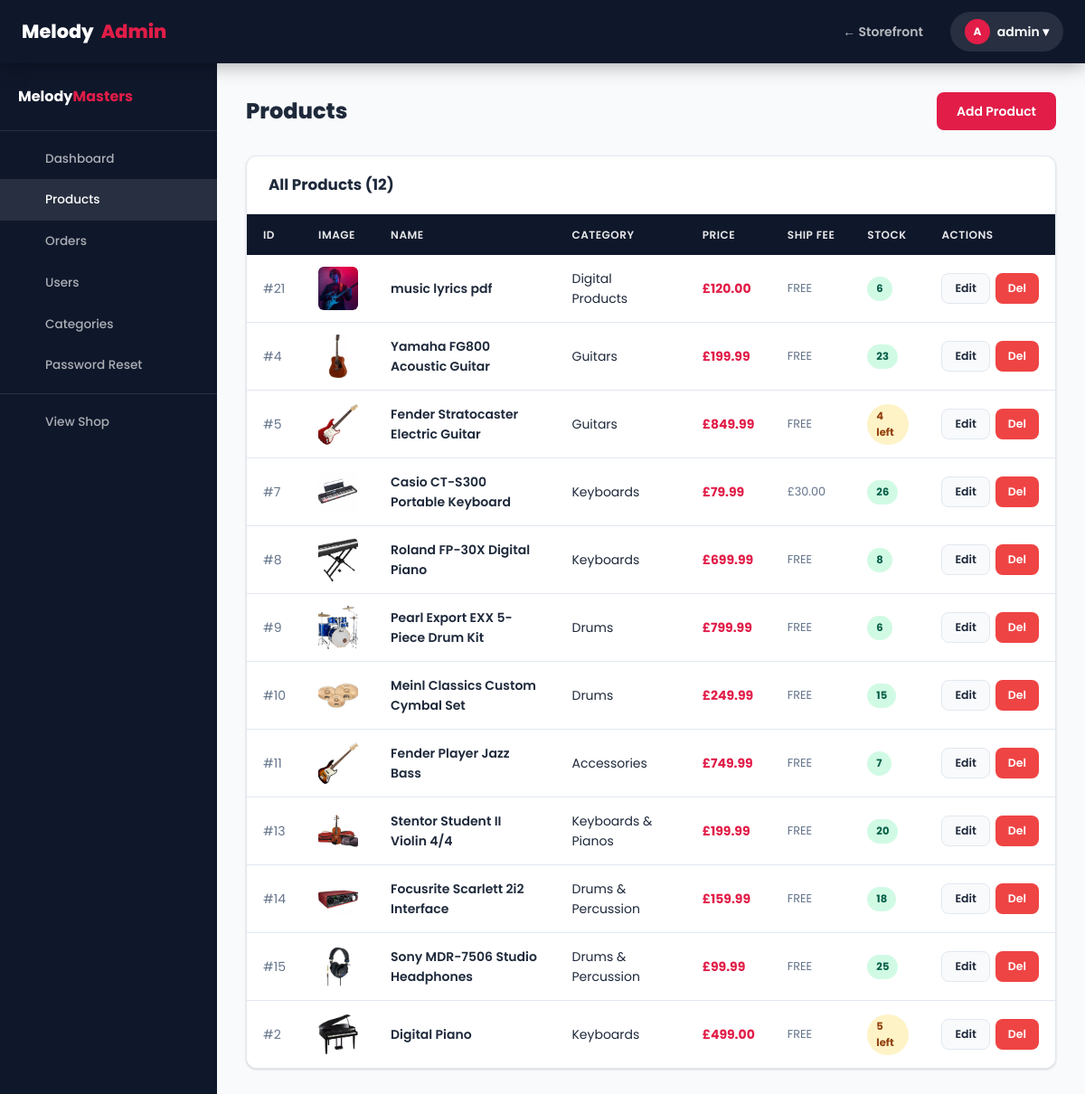
/admin/manage_products.php (signed in), run on the app's committed database.
### tables this page shows
CREATE TABLE `products` (
  `id` int(11) NOT NULL,
  `category_id` int(11) DEFAULT NULL,
  `name` varchar(150) NOT NULL,
  `description` text DEFAULT NULL,
  `price` decimal(10,2) NOT NULL,
  `shipping_cost` decimal(10,2) DEFAULT 0.00,
  `stock` int(11) DEFAULT 0,
  `image` varchar(255) DEFAULT NULL,
  `created_at` timestamp NOT NULL DEFAULT current_timestamp(),
  `product_type` enum('physical','digital') NOT NULL DEFAULT 'physical',
  `digital_file` varchar(255) DEFAULT NULL
);

CREATE TABLE `categories` (
  `id` int(11) NOT NULL,
  `name` varchar(100) NOT NULL
);

### includes/functions.php (called while the page is built, shortened)
<?php
function sanitize(string $data): string {
    return htmlspecialchars(strip_tags(trim($data)), ENT_QUOTES, 'UTF-8');
}
function formatPrice(float $price): string {
    return '£' . number_format($price, 2);
}

### admin/manage_products.php (the view, shortened to what this page needs)
<?php
require_once '../includes/functions.php';
$products = $conn->query(
    "SELECT p.*, c.name AS cat_name FROM products p
     LEFT JOIN categories c ON c.id=p.category_id
     ORDER BY p.created_at DESC"
);
require_once 'includes/admin_header.php';
?>
<div class="admin-header-bar">
  <h1 class="admin-title"> Products</h1>
  <a href="<?php echo BASE_URL; ?>/admin/manage_products.php?action=add"
     class="btn btn-primary"> Add Product</a>
</div>
<div class="card">
  <div class="card-header">
    <span class="card-title">All Products (<?php echo $products->num_rows; ?>)</span>
  </div>
  <div class="table-wrap" style="box-shadow:none;border-radius:0;">
    <table>
      <thead>
        <tr>
          <th>ID</th><th>Image</th><th>Name</th><th>Category</th>
          <th>Price</th><th>Ship Fee</th><th>Stock</th><th>Actions</th>
        </tr>
      </thead>
      <tbody>
        <?php while ($p = $products->fetch_assoc()): ?>
          <tr>
            <td style="color:var(--muted);">#<?php echo $p['id']; ?></td>
            <td>
              <?php if ($p['image'] && file_exists(UPLOAD_DIR . $p['image'])): ?>
                <img src="<?php echo UPLOAD_URL . htmlspecialchars($p['image']); ?>"
                     style="width:48px;height:48px;object-fit:cover;border-radius:6px;">
              <?php else: ?>
                <span style="font-size:1.8rem;">🎵</span>
              <?php endif; ?>
            </td>
            <td>
              <a href="<?php echo BASE_URL; ?>/product.php?id=<?php echo $p['id']; ?>"
                 target="_blank" style="font-weight:600;"><?php echo sanitize($p['name']); ?></a>
            </td>
            <td><?php echo sanitize($p['cat_name'] ?? '—'); ?></td>
            <td style="font-weight:700;color:var(--accent);"><?php echo formatPrice($p['price']); ?></td>
            <td style="font-size:.8rem;color:var(--muted);"><?php echo $p['shipping_cost'] > 0 ? formatPrice($p['shipping_cost']) : 'FREE'; ?></td>
            <td>
              <?php if ($p['stock'] == 0): ?>
                <span class="badge badge-cancelled">Out of Stock</span>
              <?php elseif ($p['stock'] <= 5): ?>
                <span class="badge badge-pending"><?php echo $p['stock']; ?> left</span>
              <?php else: ?>
                <span class="badge badge-paid"><?php echo $p['stock']; ?></span>
              <?php endif; ?>
            </td>
            <td>
              <div style="display:flex;gap:6px;">
                <a href="?action=edit&id=<?php echo $p['id']; ?>" class="btn btn-ghost btn-sm"> Edit</a>
                <a href="?action=delete&id=<?php echo $p['id']; ?>"
                   class="btn btn-danger btn-sm"
                   onclick="return confirm('Delete this product? This cannot be undone.')"> Del</a>
              </div>
            </td>
          </tr>
        <?php endwhile; ?>
      </tbody>
    </table>
  </div>
</div>
<?php require_once 'includes/admin_footer.php'; ?>

### assets/css/style.css (style rules this page uses)
:root { --primary: #0f172a; --primary-light: #1e293b; --accent: #e11d48; --accent-dark: #be123c; --accent-light: #fef2f2; --bg: #f8fafc; --white: #ffffff; --text: #1e293b; --muted: #64748b; --border: #e2e8f0; --success: #10b981; --success-bg: #ecfdf5; --warning: #f59e0b; --warning-bg: #fffbeb; --danger: #ef4444; --danger-bg: #fef2f2; --info: #3b82f6; --info-bg: #eff6ff; --shadow: 0 1px 3px rgba(0,0,0,.10), 0 1px 2px rgba(0,0,0,.06); --shadow-md: 0 4px 12px rgba(0,0,0,.10); --shadow-lg: 0 10px 30px rgba(0,0,0,.12); --shadow-xl: 0 20px 50px rgba(0,0,0,.15); --radius: 12px; --radius-sm: 8px; --radius-lg: 20px; --radius-full: 9999px; --transition: all .22s ease; --nav-h: 70px; }
*, *::before, *::after { margin:0; padding:0; box-sizing:border-box; }
html { scroll-behavior:smooth; }
body { font-family:'Poppins',sans-serif; background:var(--bg); color:var(--text); line-height:1.6; min-height:100vh; display:flex; flex-direction:column; }
a { text-decoration:none; color:inherit; }
img { max-width:100%; display:block; }
.btn { display:inline-flex; align-items:center; justify-content:center; gap:8px; padding:10px 22px; border-radius:var(--radius-sm); font-size:.875rem; font-weight:600; cursor:pointer; transition:var(--transition); border:none; white-space:nowrap; text-decoration:none; }
.btn-primary { background:var(--accent); color:#fff; }
.btn-ghost { background:var(--bg); color:var(--text); border:1px solid var(--border); }
.btn-danger { background:var(--danger); color:#fff; }
.btn-sm { padding:6px 14px; font-size:.78rem; }
.card { background:#fff; border-radius:var(--radius); box-shadow:var(--shadow); border:1px solid var(--border); overflow:hidden; }
.card-header { padding:18px 24px; border-bottom:1px solid var(--border); display:flex; align-items:center; justify-content:space-between; }
.card-title { font-size:1.05rem; font-weight:700; }
.table-wrap { overflow-x:auto; border-radius:var(--radius); box-shadow:var(--shadow); }
table { width:100%; border-collapse:collapse; background:#fff; }
thead th { background:var(--primary); color:rgba(255,255,255,.9); font-size:.75rem; font-weight:600; text-transform:uppercase; letter-spacing:.5px; padding:13px 18px; text-align:left; white-space:nowrap; }
tbody tr { border-bottom:1px solid var(--border); transition:var(--transition); }
tbody tr:last-child { border-bottom:none; }
tbody td { padding:13px 18px; font-size:.875rem; vertical-align:middle; }
.badge { display:inline-flex; align-items:center; padding:4px 10px; border-radius:var(--radius-full); font-size:.72rem; font-weight:700; }
.badge-pending { background:#fef3c7; color:#92400e; }
.badge-paid { background:#d1fae5; color:#065f46; }
.admin-header-bar { display:flex; align-items:center; justify-content:space-between; margin-bottom:28px; flex-wrap:wrap; gap:12px; }
.admin-title { font-size:1.5rem; font-weight:800; }

### data on the page
products: id "21", image (picture), name "music lyrics pdf", category.name "Digital Products", price "£120.00", shipping_cost "FREE", stock "6"
products: id "4", image (picture), name "Yamaha FG800 Acoustic Guitar", category.name "Guitars", price "£199.99", shipping_cost "FREE", stock "23"
products: id "5", image (picture), name "Fender Stratocaster Electric Guitar", category.name "Guitars", price "£849.99", shipping_cost "FREE", stock "4"
products: id "7", image (picture), name "Casio CT-S300 Portable Keyboard", category.name "Keyboards", price "£79.99", shipping_cost "£30.00", stock "26"
products: id "8", image (picture), name "Roland FP-30X Digital Piano", category.name "Keyboards", price "£699.99", shipping_cost "FREE", stock "8"
products: id "9", image (picture), name "Pearl Export EXX 5-Piece Drum Kit", category.name "Drums", price "£799.99", shipping_cost "FREE", stock "6"
products: id "10", image (picture), name "Meinl Classics Custom Cymbal Set", category.name "Drums", price "£249.99", shipping_cost "FREE", stock "15"
products: id "11", image (picture), name "Fender Player Jazz Bass", category.name "Accessories", price "£749.99", shipping_cost "FREE", stock "7"
products: id "13", image (picture), name "Stentor Student II Violin 4/4", category.name "Keyboards & Pianos", price "£199.99", shipping_cost "FREE", stock "20"
products: id "14", image (picture), name "Focusrite Scarlett 2i2 Interface", category.name "Drums & Percussion", price "£159.99", shipping_cost "FREE", stock "18"
products: id "15", image (picture), name "Sony MDR-7506 Studio Headphones", category.name "Drums & Percussion", price "£99.99", shipping_cost "FREE", stock "25"
products: id "2", image (picture), name "Digital Piano", category.name "Keyboards", price "£499.00", shipping_cost "FREE", stock "5"

### other printed values
substr($_SESSION['user_name'],0,1) "A"
explode(' ',$_SESSION['user_name'])[0] "admin"
$products->num_rows "12"
